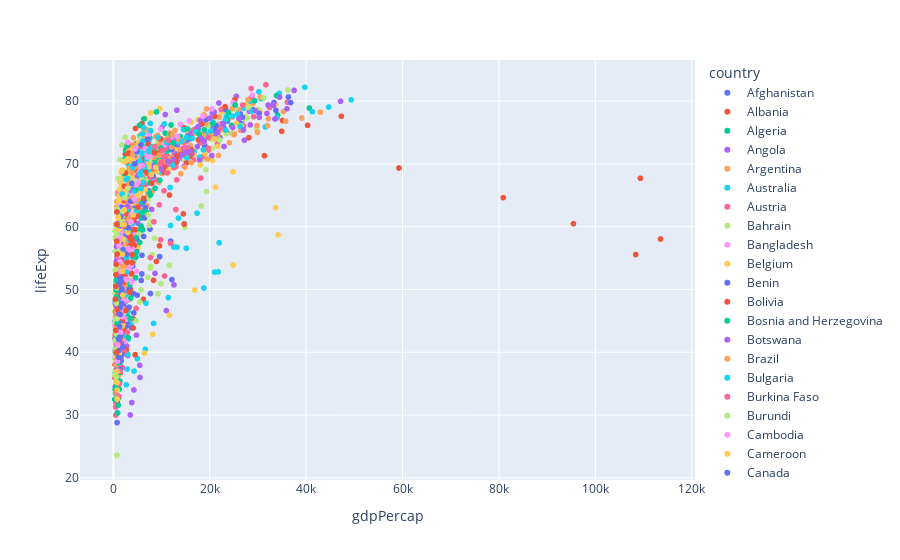

Notebook code cell kept with this figure:
### Code cell
# Scatter Plot of GDP vs. Life Expectancy with Country
px.scatter(data_frame=gapminder, x = 'gdpPercap', y = 'lifeExp', color = 'country')
